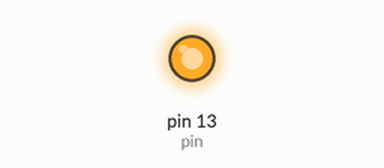
The sketch below on a simulated Arduino Uno, built with avr-gcc and run on an emulated ATmega328P. Parts: output pins drawn as LEDs (lit = HIGH).

Above: at 2.0 s.
At 8.1 s:
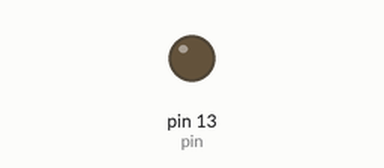
Timing chart, 0 to 12.7 s (numbered marks = the images above):
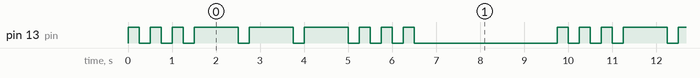

The sketch:

MorseCommented.ino
```cpp
/*Written by Jacob Smith for Brandeis University.
 Allows arduino to cmmunicate with morse code*/
//the pin to flash on
int pin = 13;

//runs once, sets up pins
void setup()
{
  pinMode(pin, OUTPUT);
}

//runs many times, flashes a message
void loop()
{
  dot(); dot(); dot();
  dash(); dash(); dash();
  dot(); dot(); dot();
  //wait 3 seconds...
  delay(3000);
}

//plays a dot on the pin
void dot()
{
  digitalWrite(pin, HIGH);
  //wait quarter second...
  delay(250);
  digitalWrite(pin, LOW);
  delay(250);
}

//plays a dash on the pin
void dash()
{
  digitalWrite(pin, HIGH);
  //wait one second...
  delay(1000);
  digitalWrite(pin, LOW);
  delay(250);
}
```

Measured:
- by itself, pin 13 (pin): repeats every 9.8 s: 2 × (LOW 0.25 s, HIGH 0.25 s), 3 × (LOW 0.25 s, HIGH 1.0 s), 3 × (LOW 0.25 s, HIGH 0.25 s), LOW 3.3 s, HIGH 0.25 s
- by itself, everything shown: repeats every 9.8 s, in 18 steps
